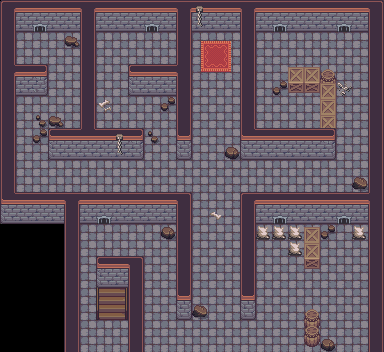

This is a level from a 2D game, rendered from its Tiled map with the project's own tilesets. A one-line summary and the map file follow, with tile-layer data summarised:
An orthogonal 24x22 tile map with 16x16 px tiles, 4 tile layers (Tile Layer 1, Tile Layer 2, Tile Layer 3, Above Player), 5 tilesets and 38 objects (33x collision, 3x event, 2x collision-line).

<map version="1.8" tiledversion="1.8.0" orientation="orthogonal" renderorder="right-down" compressionlevel="0" width="24" height="22" tilewidth="16" tileheight="16" infinite="0" nextlayerid="7" nextobjectid="40">
 <properties>
  <property name="edges" value="clamped" />
  <property name="inside" type="bool" value="true" />
  <property name="scenario" value="xero" />
  <property name="slug" value="mansion_basement" />
  <property name="map_type" value="dungeon" />
 </properties>
 <tileset firstgid="1" source="../gfx/tilesets/core_city_and_country.tsx" />
 <tileset firstgid="1441" name="core_indoor_floors" tilewidth="16" tileheight="16" tilecount="3864" columns="46">
  <image source="../gfx/tilesets/core_indoor_floors.png" width="736" height="1344" />
 </tileset>
 <tileset firstgid="5305" name="core_indoor_walls" tilewidth="16" tileheight="16" tilecount="3864" columns="46">
  <image source="../gfx/tilesets/core_indoor_walls.png" width="736" height="1344" />
 </tileset>
 <tileset firstgid="9169" name="core_outdoor" tilewidth="16" tileheight="16" tilecount="2775" columns="37">
  <image source="../gfx/tilesets/core_outdoor.png" width="592" height="1200" />
 </tileset>
 <tileset firstgid="11944" name="core_indoor_stairs" tilewidth="16" tileheight="16" tilecount="2970" columns="45">
  <image source="../gfx/tilesets/core_indoor_stairs.png" width="720" height="1056" />
 </tileset>
 <layer id="1" name="Tile Layer 1" width="24" height="22">
  <data>[528 cells, 490 non-empty, 1 distinct tile ids]</data>
 </layer>
 <layer id="2" name="Tile Layer 2" width="24" height="22">
  <data>[528 cells, 213 non-empty, 30 distinct tile ids]</data>
 </layer>
 <layer id="3" name="Tile Layer 3" width="24" height="22">
  <data>[528 cells, 72 non-empty, 24 distinct tile ids]</data>
 </layer>
 <layer id="4" name="Above Player" width="24" height="22">
  <data>[528 cells, 4 non-empty, 2 distinct tile ids]</data>
 </layer>
 <objectgroup color="#ff0000" id="5" name="Collisions">
  <object id="1" type="collision" x="0" y="0" width="16" height="224" />
  <object id="2" type="collision" x="16" y="0" width="368" height="32" />
  <object id="3" type="collision" x="368" y="32" width="16" height="320" />
  <object id="4" type="collision" x="240" y="192" width="128" height="32" />
  <object id="5" type="collision" x="16" y="192" width="176" height="32" />
  <object id="6" type="collision" x="48" y="128" width="96" height="32" />
  <object id="7" type="collision" x="32" y="112" width="32" height="32" />
  <object id="8" type="collision" x="16" y="64" width="32" height="32" />
  <object id="9" type="collision" x="64" y="32" width="16" height="16" />
  <object id="10" type="collision" x="80" y="32" width="16" height="96" />
  <object id="11" type="collision" x="128" y="64" width="48" height="32" />
  <object id="12" type="collision" x="176" y="32" width="16" height="128" />
  <object id="13" type="collision" x="240" y="32" width="16" height="128" />
  <object id="14" type="collision" x="224" y="144" width="16" height="16" />
  <object id="15" type="collision" x="144" y="128" width="16" height="16" />
  <object id="16" type="collision" x="160" y="96" width="16" height="16" />
  <object id="17" type="collision" x="256" y="128" width="80" height="32" />
  <object id="18" type="collision" x="272" y="80" width="64" height="16" />
  <object id="19" type="collision" x="320" y="96" width="16" height="32" />
  <object id="20" type="collision" x="176" y="224" width="16" height="96" />
  <object id="21" type="collision" x="64" y="224" width="16" height="128" />
  <object id="22" type="collision" x="240" y="224" width="16" height="96" />
  <object id="23" type="collision" x="96" y="256" width="48" height="32" />
  <object id="24" type="collision" x="128" y="288" width="16" height="64" />
  <object id="25" type="collision" x="304" y="320" width="16" height="32" />
  <object id="26" type="collision" x="320" y="336" width="16" height="16" />
  <object id="27" type="collision" x="256" y="224" width="80" height="16" />
  <object id="28" type="collision" x="288" y="240" width="32" height="16" />
  <object id="29" type="collision" x="304" y="256" width="16" height="16" />
  <object id="30" type="collision" x="352" y="224" width="16" height="16" />
  <object id="31" type="collision" x="192" y="304" width="16" height="16" />
  <object id="32" type="collision" x="160" y="224" width="16" height="16" />
  <object id="33" type="collision" x="352" y="176" width="16" height="16" />
  <object id="34" type="collision-line" x="96" y="288">
   <polyline points="0,0 0,32" />
  </object>
  <object id="38" type="collision-line" x="80" y="352">
   <polyline points="0,0 288,0" />
  </object>
 </objectgroup>
 <objectgroup color="#ffff00" id="6" name="Events">
  <object id="35" name="Teleport to Middle" type="event" x="96" y="304" width="16" height="16">
   <properties>
    <property name="act10" value="transition_teleport player,mansion.tmx,1,15,0.3" />
    <property name="act20" value="char_face player,top" />
    <property name="cond10" value="is char_at player" />
    <property name="cond20" value="is char_facing player,top" />
   </properties>
  </object>
  <object id="36" name="Teleport to Middle" type="event" x="112" y="304" width="16" height="16">
   <properties>
    <property name="act10" value="transition_teleport player,mansion.tmx,2,15,0.3" />
    <property name="act20" value="char_face player,up" />
    <property name="cond10" value="is char_at player" />
    <property name="cond20" value="is char_facing player,up" />
   </properties>
  </object>
  <object id="37" name="Play Music" type="event" x="0" y="0" width="16" height="16">
   <properties>
    <property name="act10" value="play_music music_jester_theme" />
    <property name="cond10" value="not music_playing music_jester_theme" />
   </properties>
  </object>
 </objectgroup>
</map>
